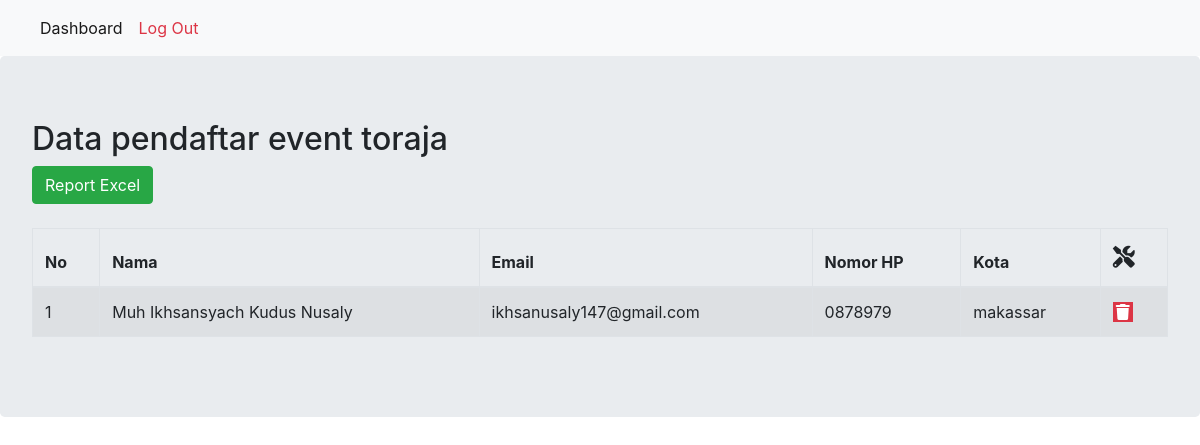
/admin/toraja.php (signed in), run on the app's committed database.
### tables this page shows
CREATE TABLE `toraja` (
  `id` int(3) NOT NULL,
  `nama` varchar(50) NOT NULL,
  `email` varchar(50) NOT NULL,
  `hp` varchar(15) NOT NULL,
  `kota` varchar(30) NOT NULL,
  `timestamp` timestamp NOT NULL DEFAULT CURRENT_TIMESTAMP ON UPDATE CURRENT_TIMESTAMP
);

### admin/toraja.php (the view, shortened to what this page needs)
<?php
include "../koneksi.php";
?>
<!DOCTYPE html>
<html lang="en">
<head>
    <link rel="stylesheet" href="https://cdnjs.cloudflare.com/ajax/libs/font-awesome/6.0.0-beta2/css/all.min.css">
    <link href="https://unpkg.com/aos@2.3.1/dist/aos.css" rel="stylesheet">
    <link rel="stylesheet" href="https://cdnjs.cloudflare.com/ajax/libs/twitter-bootstrap/4.5.2/css/bootstrap.css">
    <link rel="stylesheet" href="https://cdn.datatables.net/1.11.3/css/dataTables.bootstrap4.min.css">
</head>
<body>
    <nav class="navbar navbar-expand-lg navbar-light bg-light">
        <div class="collapse navbar-collapse" id="navbarSupportedContent">
            <ul class="navbar-nav mr-auto">
                <li class="nav-item active">
                    <a class="nav-link custom-font-home " href="dashboard.php">Dashboard<span class="sr-only">(current)</span></a>
                </li>
                <li class="nav-item">
                    <a class="nav-link text-danger" href="config/logout.php" onclick="return confirm('Apakah anda ingin keluar?')">Log Out</a>
                </li>
            </ul>
        </div>
    </nav>
    <div class="table-responsive jumbotron">
        <h2>Data pendaftar event toraja</h2>
        <a href="config/excelt.php" class="btn btn-success">Report Excel</a>
        <table id="data-example" class="table table-striped table-bordered table-hover" style="width:100%">
            <thead>
                <tr>
                    <th scope="col">No</th>
                    <th scope="col">Nama</th>
                    <th scope="col">Email</th>
                    <th scope="col">Nomor HP</th>
                    <th scope="col">Kota</th>
                    <td scope="col" style="font-size: 22px;"><i class="fa fa-tools"></i></td>
                </tr>
            </thead>
            <?php
            $no = 1;
            $tampil = mysqli_query($conn, "select * from toraja");
            while ($data = mysqli_fetch_array($tampil)) {
            ?>
                <tbody>
                    <tr>
                        <td><?php echo $no++; ?></td>
                        <td><?php echo $data['nama']; ?></td>
                        <td><?php echo $data['email']; ?></td>
                        <td><?php echo $data['hp']; ?></td>
                        <td><?php echo $data['kota']; ?></td>
                        <td>
                            <a class="btn-danger" onclick="return confirm('Apakah anda ingin menghapus data?')" href="config/hapust.php?id=<?php echo $data['id']; ?> "><i class="fa fa-trash" style="padding: 3px; border-radius:30%;"></i></a>
                        </td>
                    </tr>
                </tbody>
            <?php
            }
            ?>
        </table>
    </div>
</body>
</html>

### data on the page
toraja: nama "Muh Ikhsansyach Kudus Nusaly", email "ikhsanusaly147@gmail.com", hp "0878979", kota "makassar"
